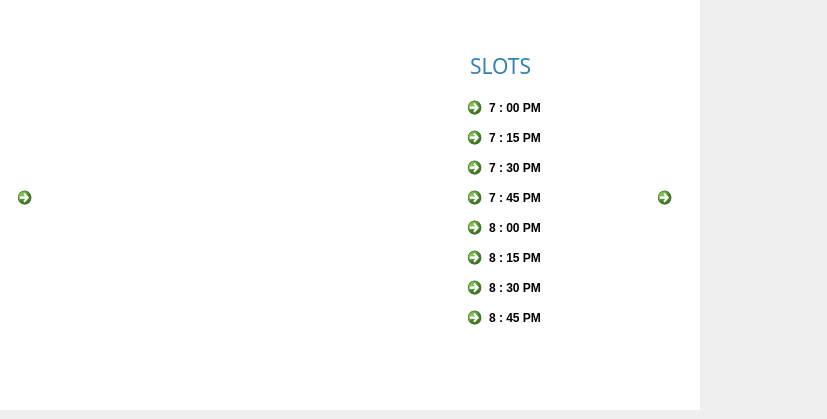
    <widget class="QWidget" name="det_5">
     <widget class="QLabel" name="img_25">
      <property name="geometry">
       <rect>
        <x>-30</x>
        <y>30</y>
        <width>490</width>
        <height>320</height>
       </rect>
      </property>
      <property name="text">
       <string/>
      </property>
      <property name="pixmap">
       <pixmap>../Resourses/img_10.png</pixmap>
      </property>
      <property name="scaledContents">
       <bool>true</bool>
      </property>
     </widget>
     <widget class="QCommandLinkButton" name="push_9">
      <property name="geometry">
       <rect>
        <x>650</x>
        <y>180</y>
        <width>168</width>
        <height>41</height>
       </rect>
      </property>
      <property name="text">
       <string/>
      </property>
      <property name="icon">
       <iconset>
        <normaloff>../Resourses/next_icon.jpg</normaloff>../Resourses/next_icon.jpg</iconset>
      </property>
     </widget>
     <widget class="QCommandLinkButton" name="push_20">
      <property name="geometry">
       <rect>
        <x>10</x>
        <y>180</y>
        <width>31</width>
        <height>41</height>
       </rect>
      </property>
      <property name="text">
       <string/>
      </property>
      <property name="icon">
       <iconset>
        <normaloff>../Resourses/back_icon.jpg</normaloff>../Resourses/back_icon.jpg</iconset>
      </property>
     </widget>
     <widget class="QCommandLinkButton" name="sl_33">
      <property name="geometry">
       <rect>
        <x>460</x>
        <y>270</y>
        <width>168</width>
        <height>41</height>
       </rect>
      </property>
      <property name="text">
       <string>8 : 30 PM</string>
      </property>
     </widget>
     <widget class="QCommandLinkButton" name="sl_34">
      <property name="geometry">
       <rect>
        <x>460</x>
        <y>300</y>
        <width>168</width>
        <height>41</height>
       </rect>
      </property>
      <property name="text">
       <string>8 : 45 PM</string>
      </property>
     </widget>
     <widget class="QCommandLinkButton" name="sl_35">
      <property name="geometry">
       <rect>
        <x>460</x>
        <y>240</y>
        <width>168</width>
        <height>41</height>
       </rect>
      </property>
      <property name="text">
       <string>8 : 15 PM</string>
      </property>
     </widget>
     <widget class="QCommandLinkButton" name="sl_36">
      <property name="geometry">
       <rect>
        <x>460</x>
        <y>150</y>
        <width>168</width>
        <height>41</height>
       </rect>
      </property>
      <property name="text">
       <string>7 : 30 PM</string>
      </property>
     </widget>
     <widget class="QCommandLinkButton" name="sl_37">
      <property name="geometry">
       <rect>
        <x>460</x>
        <y>120</y>
        <width>168</width>
        <height>41</height>
       </rect>
      </property>
      <property name="text">
       <string>7 : 15 PM</string>
      </property>
     </widget>
     <widget class="QCommandLinkButton" name="sl_38">
      <property name="geometry">
       <rect>
        <x>460</x>
        <y>210</y>
        <width>168</width>
        <height>41</height>
       </rect>
      </property>
      <property name="text">
       <string>8 : 00 PM</string>
      </property>
     </widget>
     <widget class="QCommandLinkButton" name="sl_39">
      <property name="geometry">
       <rect>
        <x>460</x>
        <y>90</y>
        <width>168</width>
        <height>41</height>
       </rect>
      </property>
      <property name="text">
       <string>7 : 00 PM</string>
      </property>
     </widget>
     <widget class="QLabel" name="text_25">
      <property name="geometry">
       <rect>
        <x>470</x>
        <y>30</y>
        <width>141</width>
        <height>71</height>
       </rect>
      </property>
      <property name="font">
       <font>
        <family>Arial Rounded MT Bold</family>
        <pointsize>16</pointsize>
        <bold>false</bold>
       </font>
      </property>
      <property name="focusPolicy">
       <enum>Qt::NoFocus</enum>
      </property>
      <property name="acceptDrops">
       <bool>false</bool>
      </property>
      <property name="autoFillBackground">
       <bool>false</bool>
      </property>
      <property name="styleSheet">
       <string notr="true">color: rgb(48, 129, 178);
</string>
      </property>
      <property name="text">
       <string>SLOTS</string>
      </property>
      <property name="textFormat">
       <enum>Qt::AutoText</enum>
      </property>
      <property name="scaledContents">
       <bool>false</bool>
      </property>
     </widget>
     <widget class="QCommandLinkButton" name="sl_40">
      <property name="geometry">
       <rect>
        <x>460</x>
        <y>180</y>
        <width>168</width>
        <height>41</height>
       </rect>
      </property>
      <property name="text">
       <string>7 : 45 PM</string>
      </property>
     </widget>
     <widget class="QLabel" name="img_29">
      <property name="geometry">
       <rect>
        <x>0</x>
        <y>0</y>
        <width>700</width>
        <height>410</height>
       </rect>
      </property>
      <property name="styleSheet">
       <string notr="true">background-color: rgb(255, 255, 255);</string>
      </property>
      <property name="text">
       <string/>
      </property>
     </widget>
     <zorder>img_29</zorder>
     <zorder>img_25</zorder>
     <zorder>push_9</zorder>
     <zorder>push_20</zorder>
     <zorder>sl_33</zorder>
     <zorder>sl_34</zorder>
     <zorder>sl_35</zorder>
     <zorder>sl_36</zorder>
     <zorder>sl_37</zorder>
     <zorder>sl_38</zorder>
     <zorder>sl_39</zorder>
     <zorder>text_25</zorder>
     <zorder>sl_40</zorder>
    </widget>
